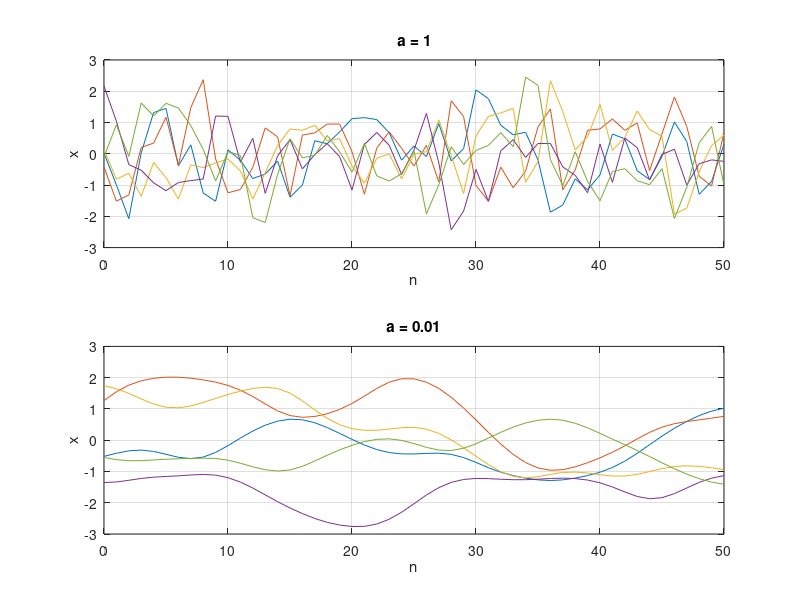

Here is the MATLAB script that generated this plot:
a = 0
n = 0
m = 0

function x = gseq(a, n, m)
    nn = 0:n;
    cx = 1 ./ (1 + a * nn.^2);
    x = gaussvector(0, cx, m);
end

% Definição da função gaussvector para gerar vetores de amostras
function x = gaussvector(mu, cov_func, m)
    n = length(cov_func) - 1;
    x = zeros(n+1, m);
    for i = 1:m
        samples = randn(n+1, 1);
        cov_matrix = toeplitz(cov_func);
        perturbation = eye(n+1) * eps;
        cov_matrix = cov_matrix + perturbation;
        L = chol(cov_matrix, 'lower');
        x(:, i) = L * samples + mu;
    end
end

% Exemplos de gráficos
figure;

% Gráfico (a): a = 1
subplot(2, 1, 1);
a = 1;
x = gseq(a, 50, 5);
plot(0:50, x);
title('a = 1');
xlabel('n');
ylabel('x');
grid on;

% Gráfico (b): a = 0.01
subplot(2, 1, 2);
a = 0.01;
x = gseq(a, 50, 5);
plot(0:50, x);
title('a = 0.01');
xlabel('n');
ylabel('x');
grid on;
